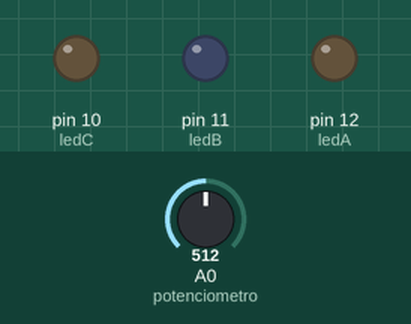
The sketch below on a simulated Arduino Uno, built with avr-gcc and run on an emulated ATmega328P. Shown: output pins drawn as LEDs (lit = HIGH). Dashed ring = blinking. The inputs (shaded band) are chosen by the test bench; at power-on: A0 (potenciometro) = 512.

Above: at 1.2 s.
1.3 s: A0 (potenciometro) set to 504
At 2.1 s:
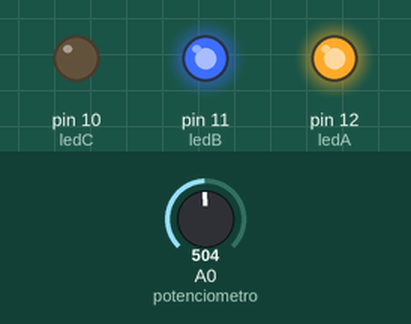
4.3 s: A0 (potenciometro) set to 522
At 4.9 s:
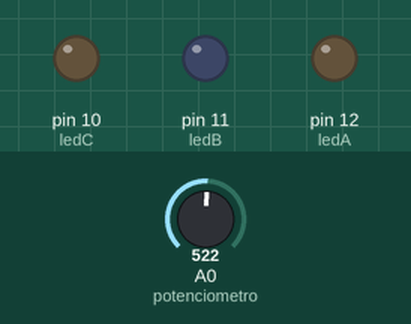
5.8 s: A0 (potenciometro) set to 511
At 6.6 s:
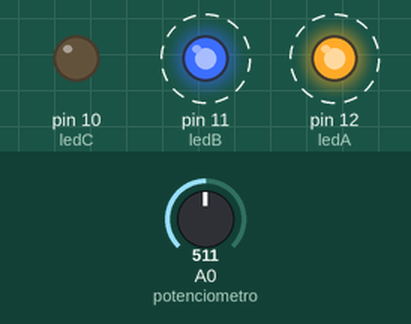
Timing chart, 0 to 14.8 s (numbered marks = the images above; inputs shaded):
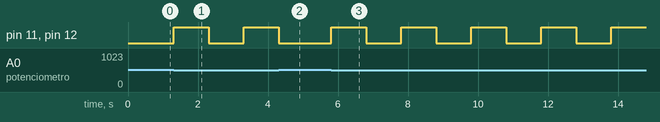

The sketch:

22-03.ino
```cpp
int ledA = 12;
int ledB = 11;
int ledC = 10;

int potenciometro = A0;
int sensor = 0;

int valorPotenciometro = 0;
int valorSensor = 0;


void setup() {
  // put your setup code here, to run once:
  pinMode(ledA, OUTPUT);
  pinMode(ledB, OUTPUT);
  pinMode(ledC, OUTPUT);
  pinMode(potenciometro, INPUT);
  pinMode(sensor, INPUT);
}

void loop() {
  // put your main code here, to run repeatedly:
  valorPotenciometro = analogRead(potenciometro);
  valorSensor = analogRead(sensor);
  if(valorPotenciometro < 512){
    digitalWrite(ledA, HIGH);
    digitalWrite(ledB, HIGH);
    delay(1000);
    digitalWrite(ledA, LOW);
    digitalWrite(ledB, LOW);
    delay(1000);
  }else{
    if(valorSensor < 10){
      digitalWrite(ledA, HIGH);
      digitalWrite(ledB, HIGH);
    }else{
      digitalWrite(ledA, LOW);
      digitalWrite(ledB, LOW);
    }
  }
}
```

Measured:
- the behaviour switches between 512 and 511 on A0 (potenciometro) (found by bisection; images 0 and 1)
- after the input at 1.3 s, pin 11 (ledB), pin 12 (ledA): LOW → HIGH at once, → LOW 1.0 s later, → HIGH 1.0 s later
- after the input at 4.3 s, pin 11 (ledB), pin 12 (ledA): goes on until 4.3 s, then stays LOW
- after the input at 5.8 s, pin 11 (ledB), pin 12 (ledA): alternates HIGH for 1.0 s and LOW for 1.0 s, starting at once
